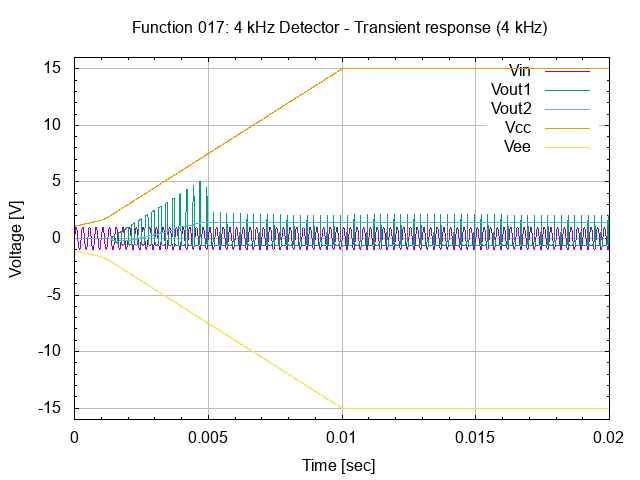

The gnuplot source for this figure:
# setup terminal
set term png

# setup graph
set output "26.017.00.01.01.02.png"
set title "Function 017: 4 kHz Detector - Transient response (4 kHz)"

# setup Y-axis
set yrange [-16:16]
set grid ytics lt 1 lw 1 lc rgb "#bbbbbb"
set mytics
set ylabel "Voltage [V]"

# setup X-axis
set grid xtics lt 1 lw 1 lc rgb "#bbbbbb"
set mxtics
set xrange [0:0.02]
set xlabel "Time [sec]"

# setup plot style
set style data lines
plot '26.017.00.01.01.dat' using 1:2 title "Vin", \
     '26.017.00.01.01.dat' using 1:3 title "Vout1", \
     '26.017.00.01.01.dat' using 1:4 title "Vout2", \
     '26.017.00.01.01.dat' using 1:5 title "Vcc", \
     '26.017.00.01.01.dat' using 1:6 title "Vee"

# set output back to default
set output

# reset terminal type
set terminal pop
